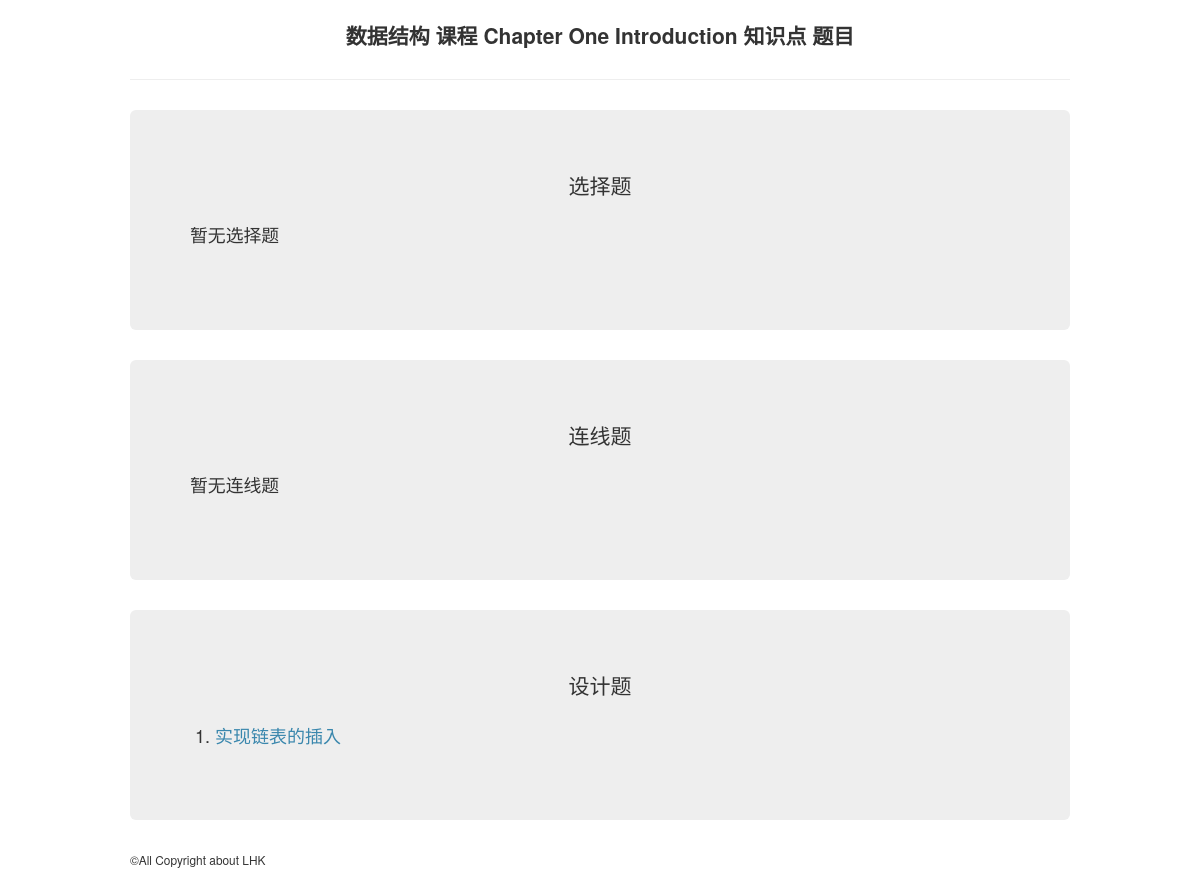
The app's page /Tapp/knowledges/2/, older data.
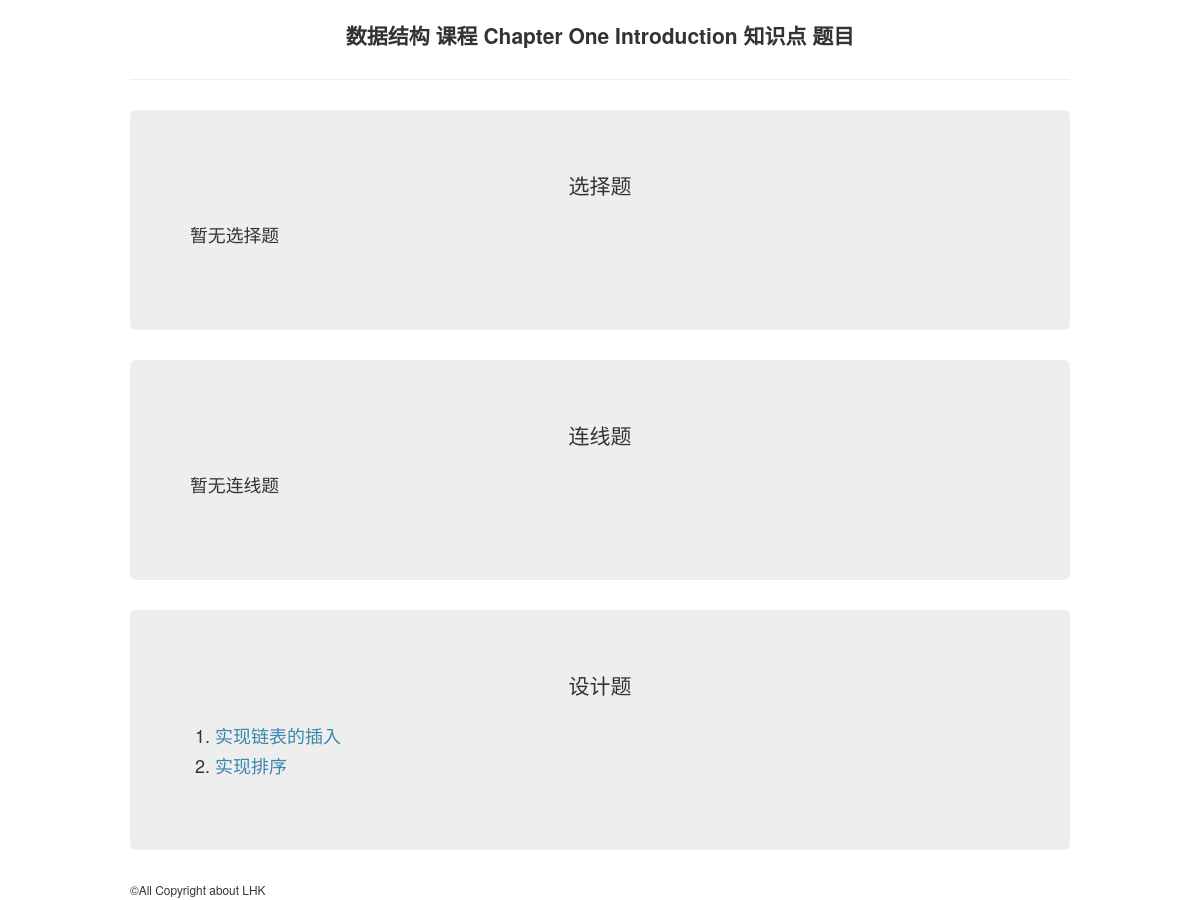
The same page, newer data.
### Tapp/models.py (models this page shows, shortened)
class Knowledge(models.Model):
    course = models.ForeignKey(Course,on_delete=models.CASCADE)
    knowledge_name = models.CharField(max_length=30)

class Course(models.Model):
    teacher = models.ForeignKey(Teacher,on_delete=models.CASCADE)
    students = models.ManyToManyField(Student)
    course_name =  models.CharField(max_length=50) # 课程名字
    course_id = models.CharField(max_length=20,unique=True) # 课程id 唯一 用于辨别课程
    course_starttime = models.DateTimeField("start time") # 课程开始时间
    course_endtime = models.DateTimeField("end time") # 课程结束时间
    course_stu_num = models.IntegerField(default=0) # 学生数

class DesignQuestion(models.Model): # 程序设计题
    knowledge = models.ForeignKey(Knowledge,on_delete=models.CASCADE) # 对应知识
    question_text = models.CharField(max_length=200) # 问题描述
    question_language = models.CharField(max_length=30,choices=[('C','C language'),('C++','C plus plus'),('Python','Python'),('Verilog','Verilog')]) # 需要的语言
    total_submit = models.IntegerField(default=0) # 总提交人数
    correct_submit = models.IntegerField(default=0) # 正确人数
    example_input = models.TextField(default="No") # 示例输入
    example_output = models.TextField(default="No") # 示例输出
    inputFile = models.FileField(default="Files/empty.json", upload_to="Files/") # 输入用例
    outputFile = models.FileField(default="Files/empty.json", upload_to="Files/") # 输出结果
    question_analysis = models.TextField(default="no") # 正确代码 -- 用于比对

### Tapp/views.py (the view)
# urls.py: path('knowledges/<int:pk>/',views.knowledgeDetail, name="knowledgeDetail"),
def knowledgeDetail(request,pk): # 知识点信息
    try:
        knowledge = Knowledge.objects.get(pk=pk)
        selectSet = knowledge.selectquestion_set.all()
        drawSet = knowledge.drawquestion_set.all()
        designSet = knowledge.designquestion_set.all()
        context = {
            "knowledge":knowledge,
            "selectSet":selectSet,
            "drawSet":drawSet,
            "designSet":designSet
        }
        return render(request,'Tapp/knowledgeDetail.html',context)
    except Exception:
        return Http404("No such knowledge")

### Tapp/templates/Tapp/knowledgeDetail.html (shortened to what this page needs)
<head>
    {% load static %}
    <link rel="stylesheet" href="{% static 'Tapp/css/bootstrap.css' %}">
</head>
<body>
    <div class="container">
    {% if knowledge %}
    <div class="page-header">
        <p class="lead text-center"><strong>{{ knowledge.course.course_name }} 课程 {{ knowledge.knowledge_name }} 知识点 题目</strong></p>
    </div>
    <div class="hero-unit">
        <p class="lead text-center">选择题</p>
        {% if selectSet %}
        <ol>
            {% for select in selectSet %}
            <li><a href="{% url 'Tapp:selectDetail' select.id %}" class="text-info"> {{ select.question_text }} </a></li>
            {% endfor %}
        </ol>
        {% else %}
            <p class="lead"><small>暂无选择题</small></p>
        {% endif %}
    </div>
    <div class="hero-unit">
        <p class="lead text-center">连线题</p>
        {% if drawSet %}
        <ol>
            {% for draw in drawSet %}
            <li><a href="{% url 'Tapp:drawDetail' draw.id %}" class="text-info"> {{ draw.question_text }} </a></li>
            {% endfor %}
        </ol>
        {% else %}
            <p class="lead"><small>暂无连线题</small></p>
        {% endif %}
    </div>
    <div class="hero-unit">
        <p class="lead text-center">设计题</p>
        {% if designSet %}
        <ol>
            {% for design in designSet %}
            <li><a href="{% url 'Tapp:designDetail' design.id %}" class="text-info"> {{ design.question_text }} </a></li>
            {% endfor %}
        </ol>
        {% else %}
        <p class="lead"><small>暂无设计题</small></p>
        {% endif %}
    </div>
    {% else %}
        <p class="lead">No such Knowledge</p>
    {% endif %}
    </div>
</body>
<footer>
    <div class="container">
        <small>&COPY;All Copyright about LHK</small>
    </div>
</footer>

Row changes from the older to the newer data that the page shows:
added DesignQuestion: question_text "实现排序"
